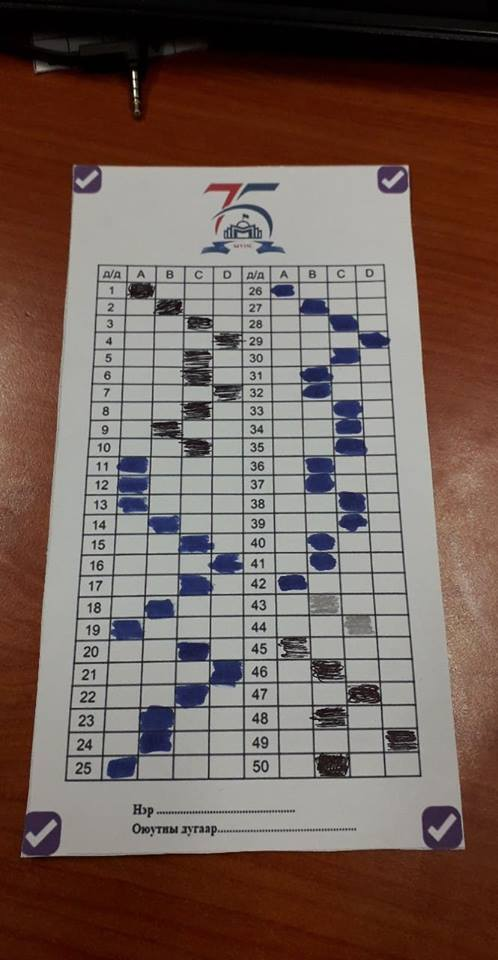
#> input picture orb/main3.jpg, 498 x 960 px
$ python py_orb.py
#> lines starting #> are read from the running program, lines starting #| are printed output that depends on the picture
import numpy as np
import cv2
from matplotlib import pyplot as plt

img = cv2.imread('main3.jpg',0)
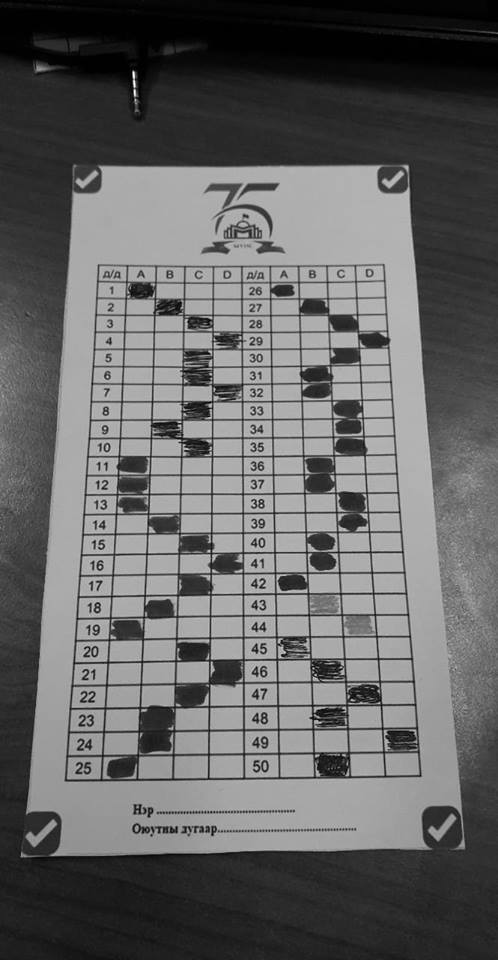
#> img: shape (960, 498); min 0, max 255, mean 100.4

# Initiate STAR detector
orb = cv2.ORB_create()        # Initiate SIFT detector


# find the keypoints with ORB
kp = orb.detect(img,None)
#> kp = 500 keypoints; strongest (x, y, size): (101, 546, 31), (261, 505, 31), (133, 72, 31), (97, 609, 31)
outImage =None
# compute the descriptors with ORB
kp, des = orb.compute(img, kp)
#kp, des = orb.detectAndCompute(img, None)
# draw only keypoints location,not size and orientation
img2 = cv2.drawKeypoints(img,kp,outImage,color=(0,255,0), flags=0)
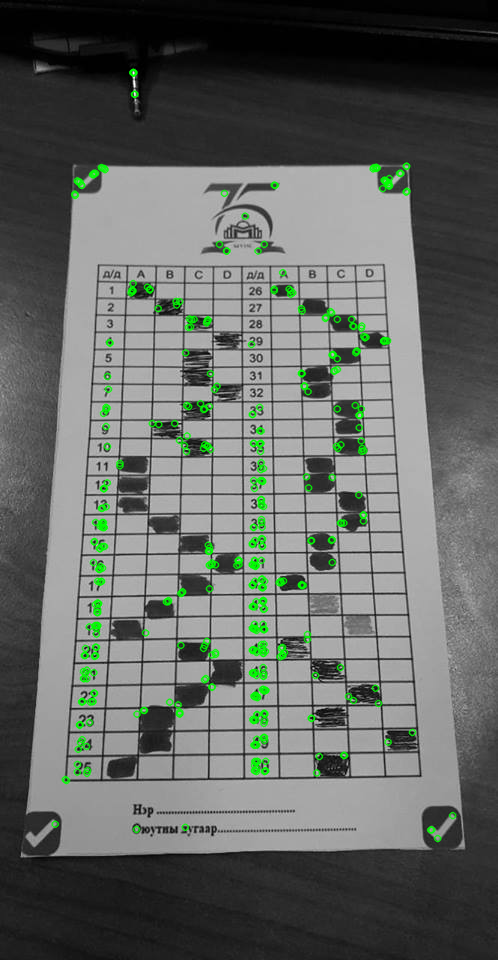
#> img2: shape (960, 498, 3); mean of channels 0, 1, 2 98.6, 102.9, 98.6; drawn as B, G, R
#plt.imshow(img2),plt.show()
cv2.imwrite('orb_result.png',img2)

$ run again, with orb/main4.jpg copied over orb/main3.jpg
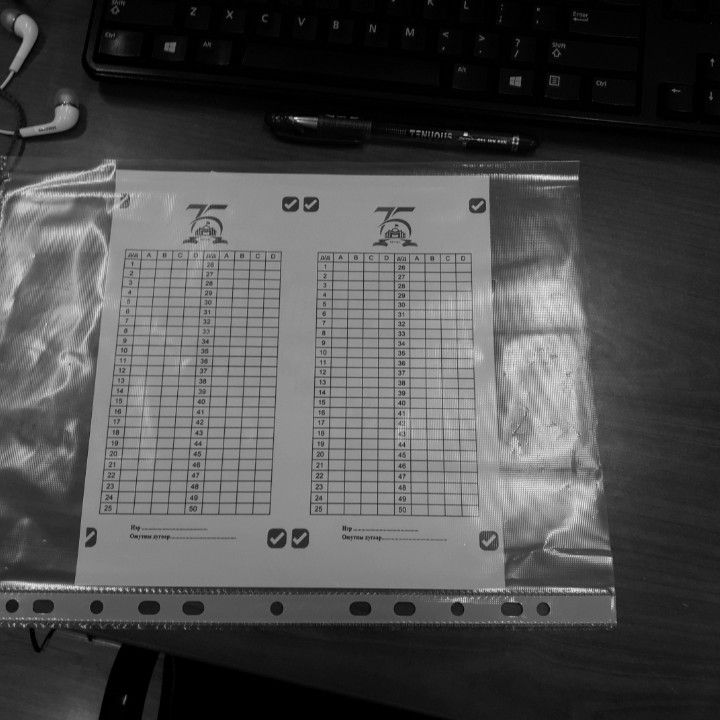
#> input picture orb/main4.jpg, 720 x 720 px
#> img is the input picture: shape (720, 720); min 0, max 241, mean 77.5
#> kp = 500 keypoints; strongest (x, y, size): (464, 134, 31), (296, 118, 31), (466, 134, 37.2), (577, 178, 31)
#> `img2 = cv2.drawKeypoints(img,kp,outImage,color=(0,255,0), flags=0)`:
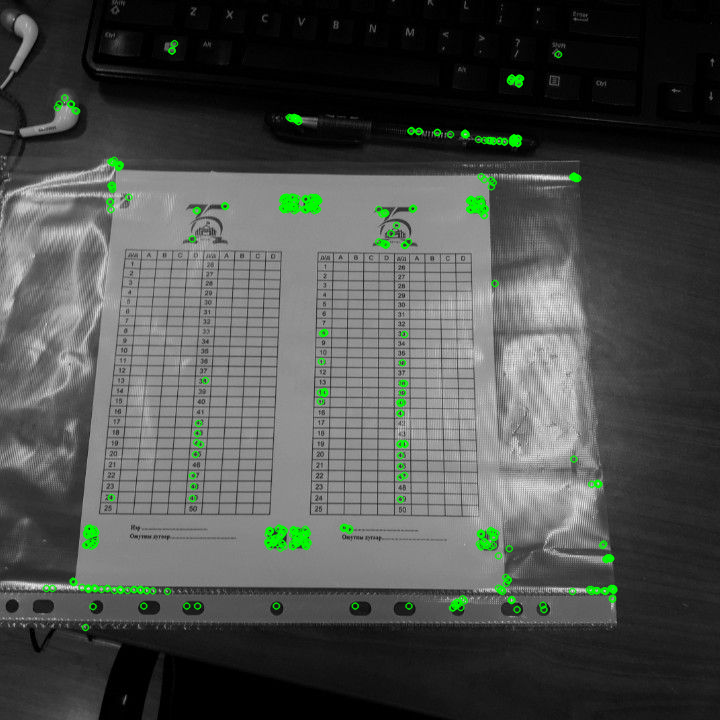
#> img2: shape (720, 720, 3); mean of channels 0, 1, 2 76.4, 79.6, 76.4; drawn as B, G, R

$ run again, with orb/main.jpg copied over orb/main3.jpg
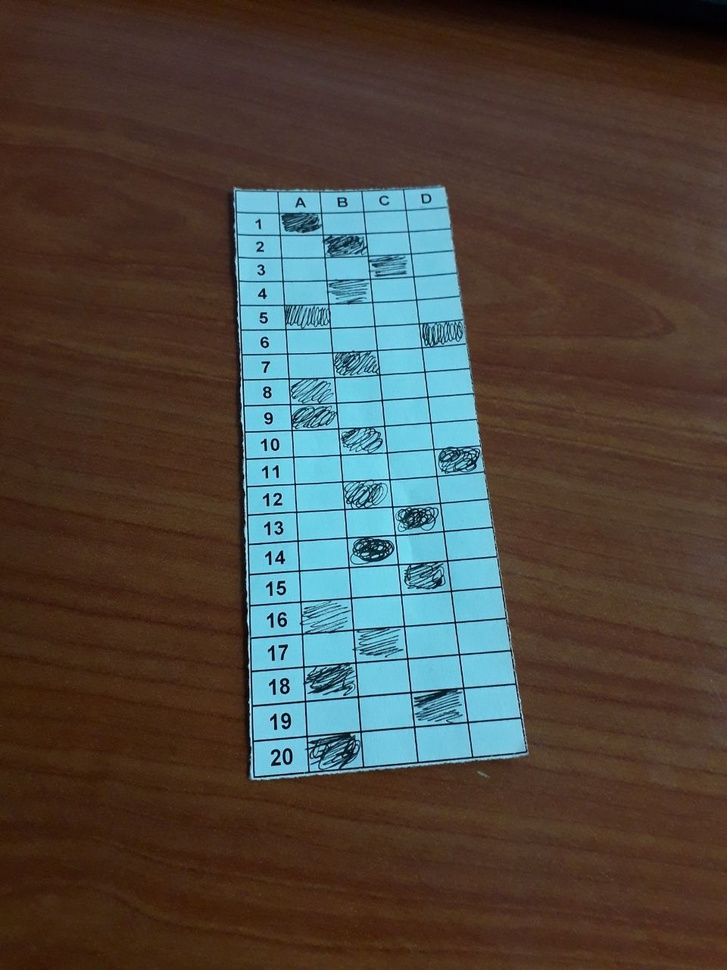
#> input picture orb/main.jpg, 727 x 970 px, shrunk from 960 x 1280 before the run
#> `img = cv2.imread('main3.jpg',0)`:
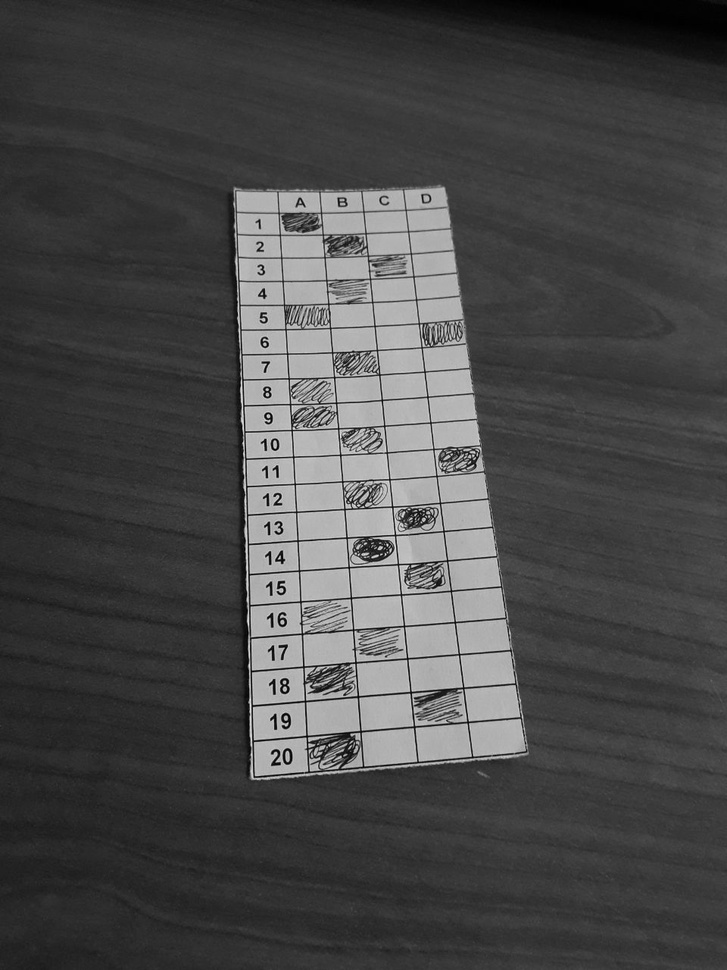
#> img: shape (970, 727); min 0, max 238, mean 73.3
#> kp = 500 keypoints; strongest (x, y, size): (287, 723, 31), (265, 344, 31), (267, 390, 31), (268, 416, 31)
